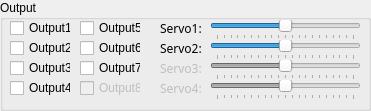
  <widget class="QGroupBox" name="groupBox_Output">
   <property name="enabled">
    <bool>true</bool>
   </property>
   <property name="geometry">
    <rect>
     <x>540</x>
     <y>10</y>
     <width>371</width>
     <height>111</height>
    </rect>
   </property>
   <property name="title">
    <string>Output</string>
   </property>
   <widget class="QCheckBox" name="Output8">
    <property name="enabled">
     <bool>false</bool>
    </property>
    <property name="geometry">
     <rect>
      <x>80</x>
      <y>80</y>
      <width>61</width>
      <height>16</height>
     </rect>
    </property>
    <property name="text">
     <string>Output8</string>
    </property>
    <property name="tristate">
     <bool>false</bool>
    </property>
   </widget>
   <widget class="QSlider" name="ServoSlider4">
    <property name="enabled">
     <bool>false</bool>
    </property>
    <property name="geometry">
     <rect>
      <x>210</x>
      <y>80</y>
      <width>151</width>
      <height>20</height>
     </rect>
    </property>
    <property name="maximum">
     <number>100</number>
    </property>
    <property name="singleStep">
     <number>5</number>
    </property>
    <property name="pageStep">
     <number>20</number>
    </property>
    <property name="value">
     <number>50</number>
    </property>
    <property name="orientation">
     <enum>Qt::Horizontal</enum>
    </property>
    <property name="tickPosition">
     <enum>QSlider::TicksBelow</enum>
    </property>
    <property name="tickInterval">
     <number>5</number>
    </property>
   </widget>
   <widget class="QCheckBox" name="Output3">
    <property name="enabled">
     <bool>true</bool>
    </property>
    <property name="geometry">
     <rect>
      <x>10</x>
      <y>60</y>
      <width>61</width>
      <height>16</height>
     </rect>
    </property>
    <property name="text">
     <string>Output3</string>
    </property>
   </widget>
   <widget class="QLabel" name="label_servo4">
    <property name="enabled">
     <bool>false</bool>
    </property>
    <property name="geometry">
     <rect>
      <x>160</x>
      <y>80</y>
      <width>41</width>
      <height>16</height>
     </rect>
    </property>
    <property name="font">
     <font>
      <family>新宋体</family>
      <pointsize>9</pointsize>
     </font>
    </property>
    <property name="text">
     <string>Servo4:</string>
    </property>
   </widget>
   <widget class="QCheckBox" name="Output7">
    <property name="enabled">
     <bool>true</bool>
    </property>
    <property name="geometry">
     <rect>
      <x>80</x>
      <y>60</y>
      <width>61</width>
      <height>16</height>
     </rect>
    </property>
    <property name="text">
     <string>Output7</string>
    </property>
    <property name="tristate">
     <bool>false</bool>
    </property>
   </widget>
   <widget class="QCheckBox" name="Output1">
    <property name="enabled">
     <bool>true</bool>
    </property>
    <property name="geometry">
     <rect>
      <x>10</x>
      <y>20</y>
      <width>61</width>
      <height>16</height>
     </rect>
    </property>
    <property name="text">
     <string>Output1</string>
    </property>
    <property name="tristate">
     <bool>false</bool>
    </property>
   </widget>
   <widget class="QCheckBox" name="Output5">
    <property name="enabled">
     <bool>true</bool>
    </property>
    <property name="geometry">
     <rect>
      <x>80</x>
      <y>20</y>
      <width>61</width>
      <height>16</height>
     </rect>
    </property>
    <property name="text">
     <string>Output5</string>
    </property>
    <property name="tristate">
     <bool>false</bool>
    </property>
   </widget>
   <widget class="QCheckBox" name="Output2">
    <property name="enabled">
     <bool>true</bool>
    </property>
    <property name="geometry">
     <rect>
      <x>10</x>
      <y>40</y>
      <width>61</width>
      <height>16</height>
     </rect>
    </property>
    <property name="text">
     <string>Output2</string>
    </property>
   </widget>
   <widget class="QCheckBox" name="Output4">
    <property name="enabled">
     <bool>true</bool>
    </property>
    <property name="geometry">
     <rect>
      <x>10</x>
      <y>80</y>
      <width>61</width>
      <height>16</height>
     </rect>
    </property>
    <property name="text">
     <string>Output4</string>
    </property>
   </widget>
   <widget class="QSlider" name="ServoSlider1">
    <property name="enabled">
     <bool>true</bool>
    </property>
    <property name="geometry">
     <rect>
      <x>210</x>
      <y>20</y>
      <width>151</width>
      <height>20</height>
     </rect>
    </property>
    <property name="maximum">
     <number>100</number>
    </property>
    <property name="singleStep">
     <number>5</number>
    </property>
    <property name="pageStep">
     <number>20</number>
    </property>
    <property name="value">
     <number>50</number>
    </property>
    <property name="orientation">
     <enum>Qt::Horizontal</enum>
    </property>
    <property name="tickPosition">
     <enum>QSlider::TicksBelow</enum>
    </property>
    <property name="tickInterval">
     <number>5</number>
    </property>
   </widget>
   <widget class="QLabel" name="label_servo1">
    <property name="enabled">
     <bool>true</bool>
    </property>
    <property name="geometry">
     <rect>
      <x>160</x>
      <y>20</y>
      <width>41</width>
      <height>16</height>
     </rect>
    </property>
    <property name="font">
     <font>
      <family>新宋体</family>
      <pointsize>9</pointsize>
     </font>
    </property>
    <property name="text">
     <string>Servo1:</string>
    </property>
   </widget>
   <widget class="QLabel" name="label_servo3">
    <property name="enabled">
     <bool>false</bool>
    </property>
    <property name="geometry">
     <rect>
      <x>160</x>
      <y>60</y>
      <width>41</width>
      <height>16</height>
     </rect>
    </property>
    <property name="font">
     <font>
      <family>新宋体</family>
      <pointsize>9</pointsize>
     </font>
    </property>
    <property name="text">
     <string>Servo3:</string>
    </property>
   </widget>
   <widget class="QSlider" name="ServoSlider2">
    <property name="enabled">
     <bool>true</bool>
    </property>
    <property name="geometry">
     <rect>
      <x>210</x>
      <y>40</y>
      <width>151</width>
      <height>20</height>
     </rect>
    </property>
    <property name="maximum">
     <number>100</number>
    </property>
    <property name="singleStep">
     <number>5</number>
    </property>
    <property name="pageStep">
     <number>20</number>
    </property>
    <property name="value">
     <number>50</number>
    </property>
    <property name="orientation">
     <enum>Qt::Horizontal</enum>
    </property>
    <property name="tickPosition">
     <enum>QSlider::TicksBelow</enum>
    </property>
    <property name="tickInterval">
     <number>5</number>
    </property>
   </widget>
   <widget class="QSlider" name="ServoSlider3">
    <property name="enabled">
     <bool>false</bool>
    </property>
    <property name="geometry">
     <rect>
      <x>210</x>
      <y>60</y>
      <width>151</width>
      <height>20</height>
     </rect>
    </property>
    <property name="maximum">
     <number>100</number>
    </property>
    <property name="singleStep">
     <number>5</number>
    </property>
    <property name="pageStep">
     <number>20</number>
    </property>
    <property name="value">
     <number>50</number>
    </property>
    <property name="orientation">
     <enum>Qt::Horizontal</enum>
    </property>
    <property name="tickPosition">
     <enum>QSlider::TicksBelow</enum>
    </property>
    <property name="tickInterval">
     <number>5</number>
    </property>
   </widget>
   <widget class="QLabel" name="label_servo2">
    <property name="enabled">
     <bool>true</bool>
    </property>
    <property name="geometry">
     <rect>
      <x>160</x>
      <y>40</y>
      <width>41</width>
      <height>16</height>
     </rect>
    </property>
    <property name="font">
     <font>
      <family>新宋体</family>
      <pointsize>9</pointsize>
     </font>
    </property>
    <property name="text">
     <string>Servo2:</string>
    </property>
   </widget>
   <widget class="QCheckBox" name="Output6">
    <property name="enabled">
     <bool>true</bool>
    </property>
    <property name="geometry">
     <rect>
      <x>80</x>
      <y>40</y>
      <width>61</width>
      <height>16</height>
     </rect>
    </property>
    <property name="text">
     <string>Output6</string>
    </property>
    <property name="tristate">
     <bool>false</bool>
    </property>
   </widget>
  </widget>
